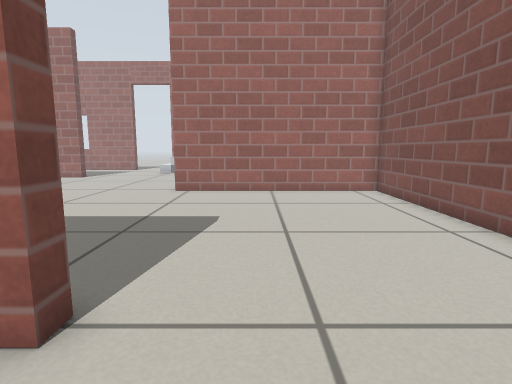
view 1 (above)

16 first-person views from a walk through a Gazebo world. The camera is 0.5 m above the floor, tilts 8° down and sees 80° across. The floor is counted in squares, 0.25 m on a side. Each view is taken from the middle of a square. On the plan, view 1 faces up. The plan holds only what a view shows up to about 17 squares ahead; the rest is blank. The place goes on beyond the plan. Gazebo's built-in surfaces are drawn with simple patterns.

view 2
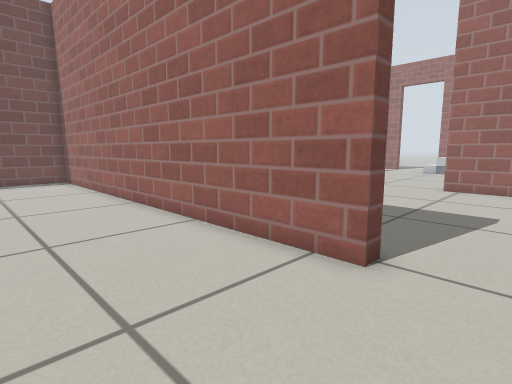

view 3
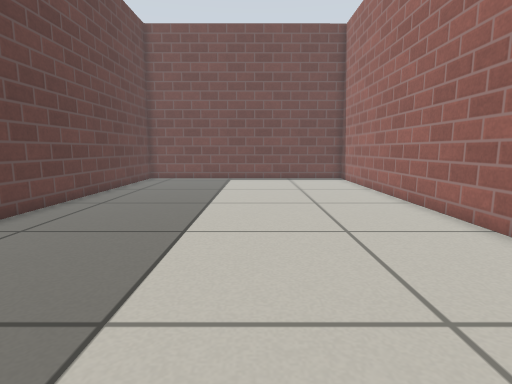

view 4
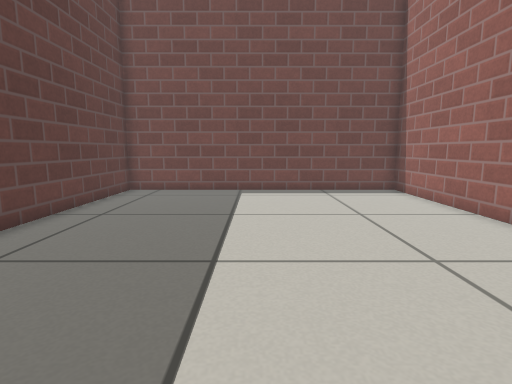

view 5
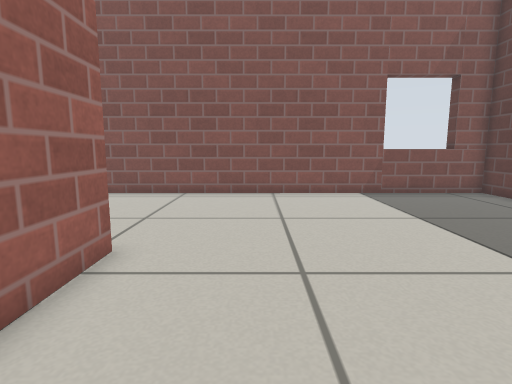

view 6
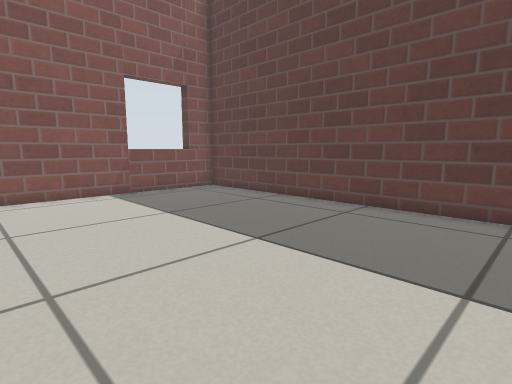

view 7
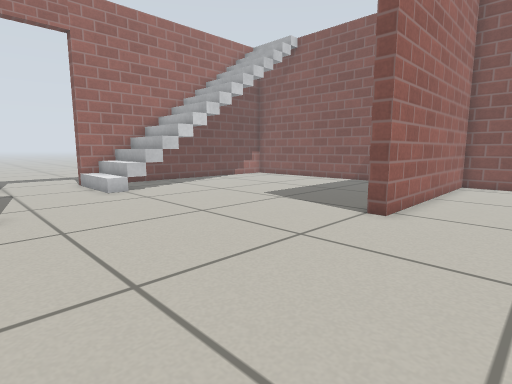

view 8
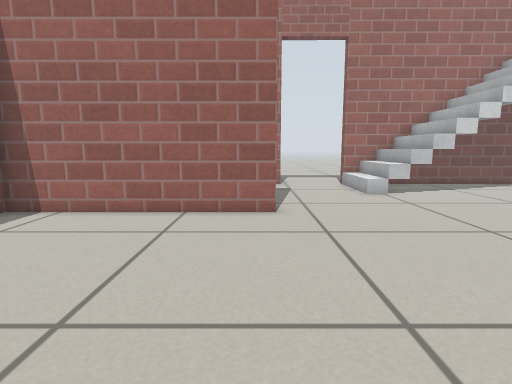

view 9
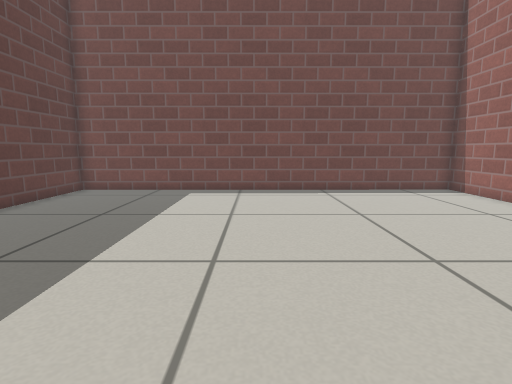

view 10
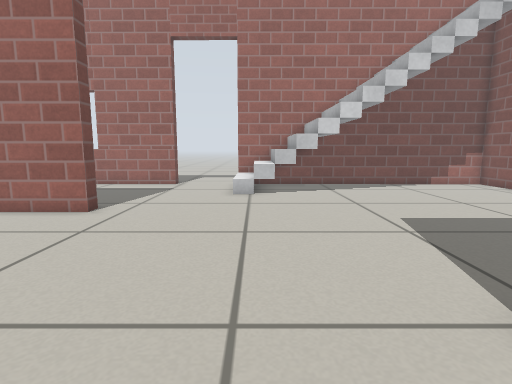

view 11
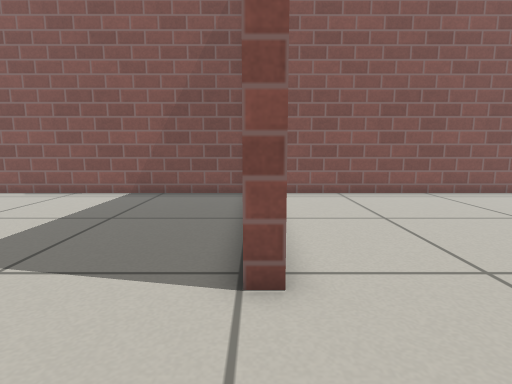

view 12
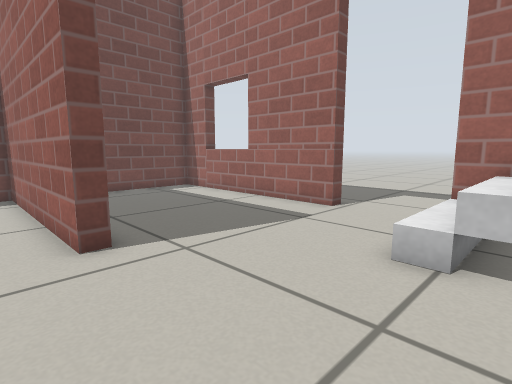

view 13
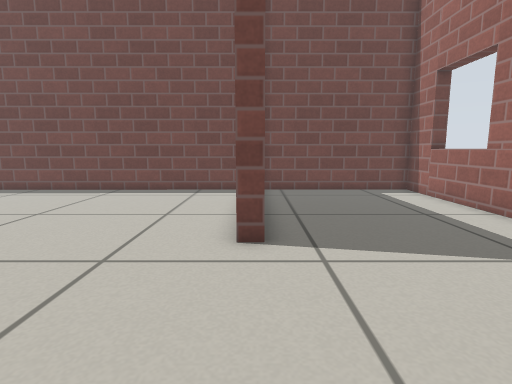

view 14
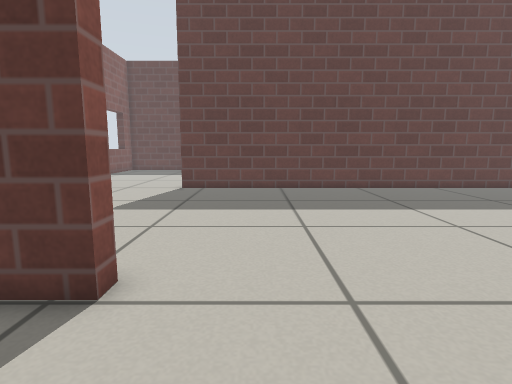

view 15
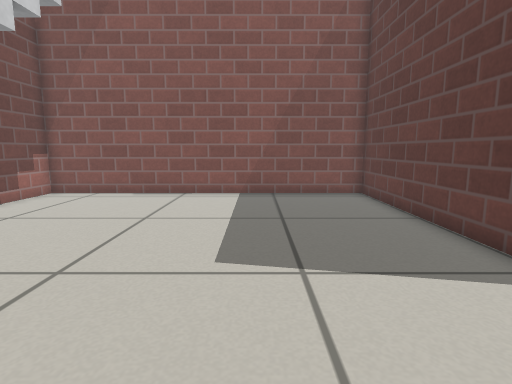

view 16
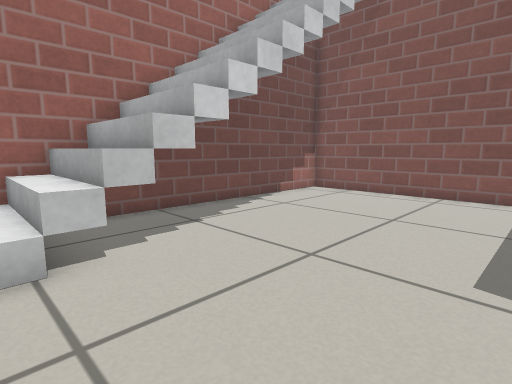

### Floor plan
Points are (right, up) in squares from view 1. A wall is a line through its corners. A room is listed if a view was taken in it or the views show most of it. See-through windows are left out.
Room 1 (views 1, 2, 3, 4, 5, 6, 7, 8, 9, 10, 11, 12, 13, 14, 15, 16)
walls: (-12.4, 22.2) (-12.4, 21.6) (-21, 21.6) (-20.9, 3.4) (-2.2, 3.4) (-2.2, 2.8) (-20.9, 2.8) (-20.9, -10.2) (5.9, -10.3) (5.8, 14.6) (-3.9, 14.6) (-3.9, 15.2) (5.8, 15.2) (5.8, 28.5); (-11.6, 29.4) (-21, 29.5) (-21, 22.4); (5.5, 29.3) (-8, 29.4)
ways out: open door at (-9.5, 30)
objects: grey box (-7, 26)

Positions as (right, up) in squares from view 1, and headings:
1: (0, 0), facing up
2: (0, -2), facing up-left
3: (0, -3), facing left
4: (-6, -4), facing left
5: (-8, 0), facing right
6: (-8, 0), facing down-right
7: (-13, 11), facing up-right
8: (-13, 12), facing up
9: (-6, 12), facing left
10: (-7, 12), facing up
11: (-8, 15), facing right
12: (-6, 20), facing up-left
13: (-6, 22), facing left
14: (-6, 19), facing down
15: (-8, 20), facing right
16: (-8, 20), facing up-right
